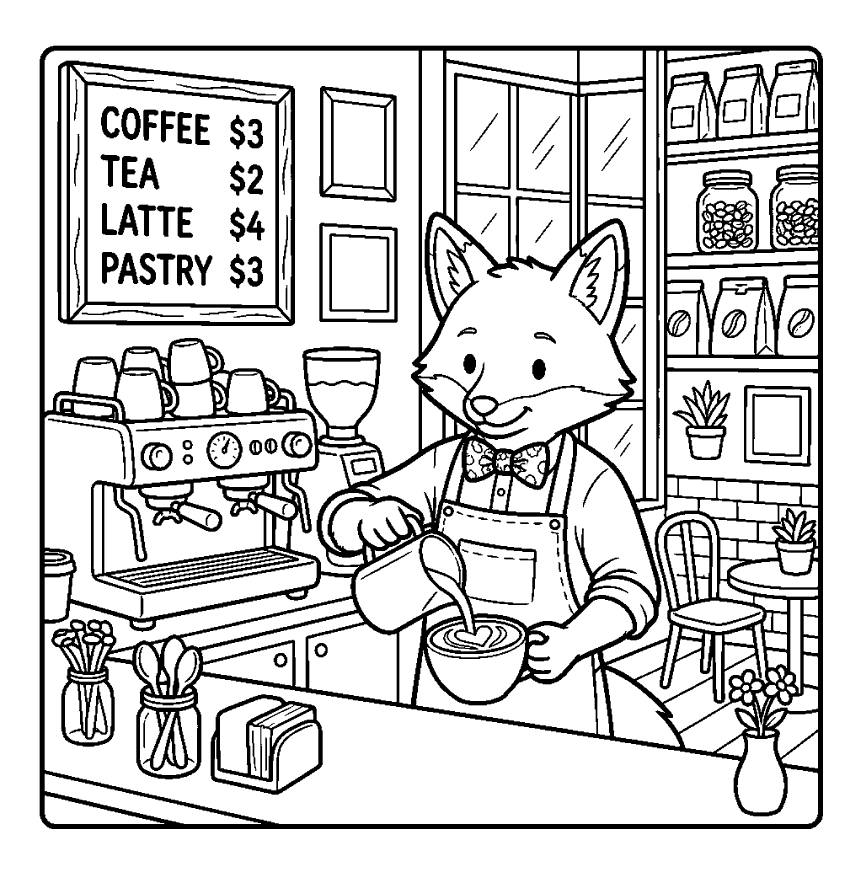
#> input picture assets/main_street/processed/page_02_clean_prompt_clean.png, 2588 x 2625 px (shown at 1/3 size)
$ python finalize_batch_1_strict_pass.py
#> lines starting #> are read from the running program, lines starting #| are printed output that depends on the picture; after the words box and inside, x2 and y2 are one past the last pixel; in counts of white or black regions, pixels touching at a corner belong together
#!/usr/bin/env python3
"""
Finalize Batch 1 with strictly verified parameters:
- Native clean Page 02 (White wooden menu, white outline espresso machine)
- Native clean Page 05 (White wooden sign, white outline waffle iron)
- Page 01, 03, 04 processed with zero solid black and <= 15.00% density.
"""

import sys
import shutil
from pathlib import Path
import cv2
import numpy as np
from PIL import Image, ImageDraw, ImageFont

WORKSPACE_ROOT = Path(__file__).resolve().parent.parent
PROCESSED_DIR = WORKSPACE_ROOT / "assets" / "main_street" / "processed"
PUBLIC_DIR = WORKSPACE_ROOT / "public" / "assets" / "main_street"
APPROVAL_DIR = WORKSPACE_ROOT / "assets" / "main_street"
ARTIFACT_DIR = Path(r"C:\Users\Chau\.gemini\antigravity\brain\674909f7-e452-4364-a9b3-88ff0fbdeb5d")


def process_strictly(img_path: Path, out_path: Path, max_radius: float = 3.0, max_density: float = 14.80):
#> called with max_radius = 3, max_density = 14.8
    img = cv2.imread(str(img_path), cv2.IMREAD_GRAYSCALE)
#> img: shape (2625, 2588); 81.4% white; 144 black regions (5 under 20 px), largest, box (x1, y1, x2, y2) and area: (119, 137, 2469, 2487) 957073, (172, 182, 885, 978) 69783, (632, 2083, 968, 2384) 26010
    _, binary = cv2.threshold(img, 180, 255, cv2.THRESH_BINARY)
    black_mask = (binary == 0).astype(np.uint8)

    # Hollow out thick fills
    dist = cv2.distanceTransform(black_mask, cv2.DIST_L2, 5)
    hollow_mask = black_mask.copy()
    hollow_mask[dist > max_radius] = 0
#> hollow_mask: shape (2625, 2588); values 0 (black) and 1 (white), 10.5% white; 396 white regions (5 under 20 px), largest, box (x1, y1, x2, y2) and area: (119, 137, 2469, 2487) 27941, (131, 1721, 2457, 2475) 27504, (1251, 647, 1893, 1355) 27406

    # Remove noise speckles < 8 px
    num_labels, labels, stats, _ = cv2.connectedComponentsWithStats(hollow_mask)
#> labels: shape (2625, 2588) int32; 397 distinct labels, from 0 to 396
#> num_labels = 397; stats = 397 rows, first 6: [0, 0, 2588, 2625, 6079931], [119, 137, 2350, 2350, 27941], [131, 149, 1128, 1267, 17486], [1263, 149, 69, 911, 5843], [1336, 149, 398, 99, 2773], [1736, 149, 195, 99, 1675]
    clean_mask = np.zeros_like(hollow_mask)
    for i in range(1, num_labels):
        if stats[i, cv2.CC_STAT_AREA] >= 8:
            clean_mask[labels == i] = 1

    # Progressive thinning if needed
    cur_rad = max_radius
    density = clean_mask.mean() * 100
#> density = 10.5
    while density > max_density and cur_rad > 1.4:
        cur_rad -= 0.2
        d_tmp = cv2.distanceTransform(clean_mask, cv2.DIST_L2, 5)
        clean_mask[d_tmp > cur_rad] = 0
        density = clean_mask.mean() * 100
#> this loop made 0 passes
#> after the loop, cur_rad = 3

    result = np.full_like(img, 255)
    result[clean_mask == 1] = 0

    final_density = float((result < 128).mean() * 100)
    final_dist = cv2.distanceTransform((result < 128).astype(np.uint8), cv2.DIST_L2, 5)
    final_max_rad = float(final_dist.max())

    cv2.imwrite(str(out_path), result)
    return final_density, final_max_rad


def main():
    # 1. Update Page 02 from native clean prompt
    p2_source = PROCESSED_DIR / "page_02_clean_prompt_clean.png"
    p2_target = PROCESSED_DIR / "page_02_clean.png"
    d2, r2 = process_strictly(p2_source, p2_target, max_radius=3.0)
    print(f"Page 02 (New Native): Density = {d2:.2f}% | Max Radius = {r2:.1f}px")

    # 2. Update Page 05 from native clean prompt
    p5_source = PROCESSED_DIR / "page_05_clean_prompt_clean.png"
    p5_target = PROCESSED_DIR / "page_05_clean.png"
    d5, r5 = process_strictly(p5_source, p5_target, max_radius=3.0)
#> call 2 of process_strictly, with max_radius = 3, max_density = 14.8
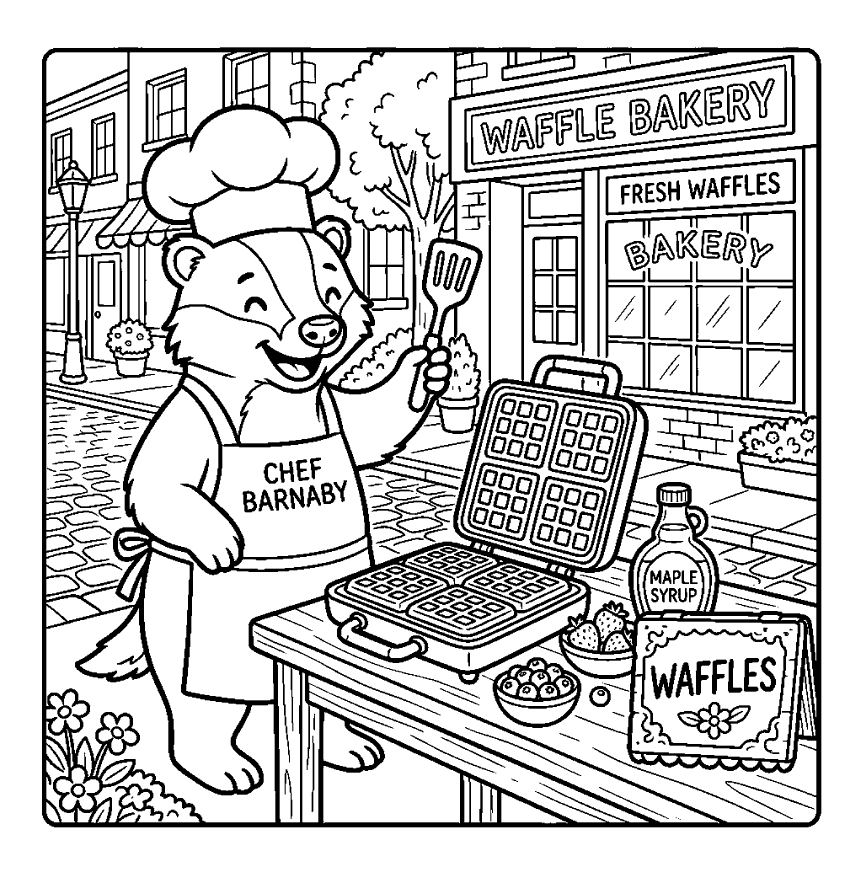
#> input picture assets/main_street/processed/page_05_clean_prompt_clean.png, 2588 x 2625 px (shown at 1/3 size)
#> in process_strictly (call 2), `img = cv2.imread(str(img_path), cv2.IMREAD_GRAYSCALE)`: img: shape (2625, 2588); 79.3% white; 364 black regions (13 under 20 px), largest, box (x1, y1, x2, y2) and area: (126, 142, 2464, 2482) 955534, (1815, 630, 2388, 1213) 38839, (1392, 165, 2386, 518) 22961
#> in process_strictly (call 2), `hollow_mask[dist > max_radius] = 0`: hollow_mask: shape (2625, 2588); values 0 (black) and 1 (white), 13.1% white; 536 white regions (13 under 20 px), largest, box (x1, y1, x2, y2) and area: (136, 212, 830, 2470) 78272, (1074, 440, 2452, 1697) 46434, (929, 154, 1365, 1171) 32340
#> in process_strictly (call 2), `num_labels, labels, stats, _ = cv2.connectedComponentsWithStats(hollow..`: labels: shape (2625, 2588) int32; 537 distinct labels, from 0 to 536
#> in process_strictly (call 2), `num_labels, labels, stats, _ = cv2.connectedComponentsWithStats(hollow..`: num_labels = 537; stats = 537 rows, first 6: [0, 0, 2588, 2625, 5903977], [126, 142, 2338, 2340, 27853], [136, 154, 249, 158, 2120], [386, 154, 421, 398, 16858], [808, 154, 312, 211, 5900], [929, 154, 436, 1017, 32340]
#> in process_strictly (call 2), `density = clean_mask.mean() * 100`: density = 13.09
#> after the loop in process_strictly (call 2), `while density > max_density and cur_rad > 1.4:`: cur_rad = 3
    print(f"Page 05 (New Native): Density = {d5:.2f}% | Max Radius = {r5:.1f}px")

    # 3. Check Pages 01, 03, 04
    p1_target = PROCESSED_DIR / "page_01_clean.png"
    d1, r1 = process_strictly(p1_target, p1_target, max_radius=3.0)
#> call 3 of process_strictly, with max_radius = 3, max_density = 14.8
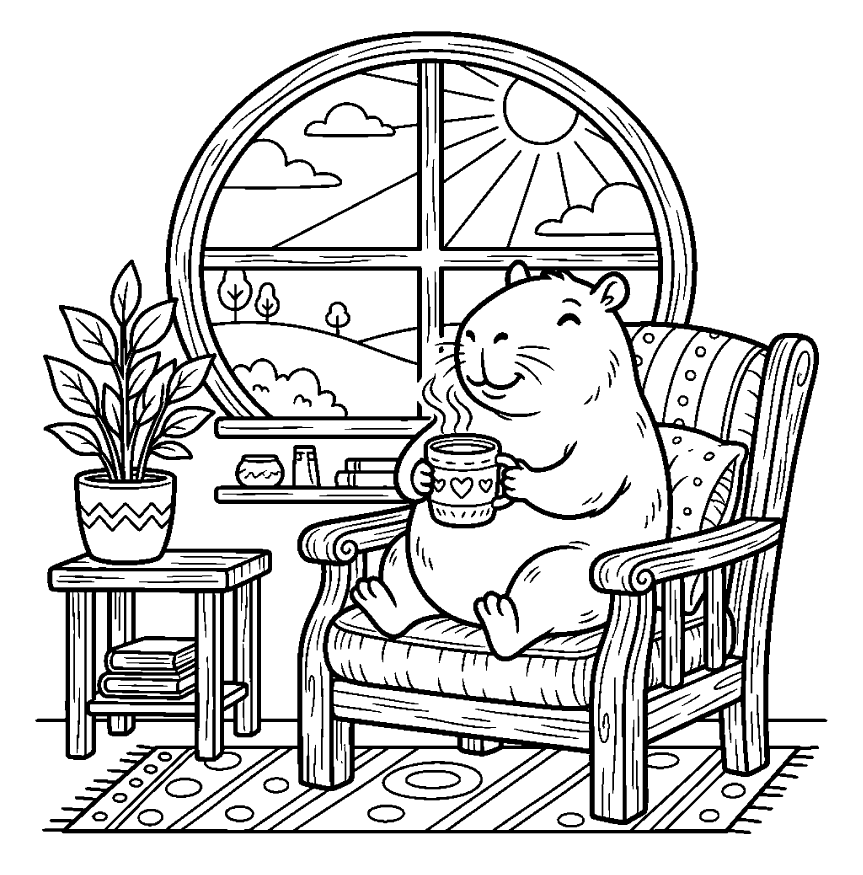
#> input picture assets/processed/page_01_clean.png, 2588 x 2625 px, found by its file name (shown at 1/3 size)
#> in process_strictly (call 3), `img = cv2.imread(str(img_path), cv2.IMREAD_GRAYSCALE)`: img: shape (2625, 2588); 83.2% white; 149 black regions (1 under 20 px), largest, box (x1, y1, x2, y2) and area: (106, 94, 2482, 2502) 1018706, (1145, 2283, 1448, 2401) 5388, (1289, 1317, 1486, 1365) 4461
#> in process_strictly (call 3), `hollow_mask[dist > max_radius] = 0`: hollow_mask: shape (2625, 2588); values 0 (black) and 1 (white), 9.6% white; 302 white regions (1 under 20 px), largest, box (x1, y1, x2, y2) and area: (609, 187, 2007, 1972) 53812, (106, 94, 2482, 2502) 43602, (507, 106, 2081, 1252) 35854
#> in process_strictly (call 3), `num_labels, labels, stats, _ = cv2.connectedComponentsWithStats(hollow..`:
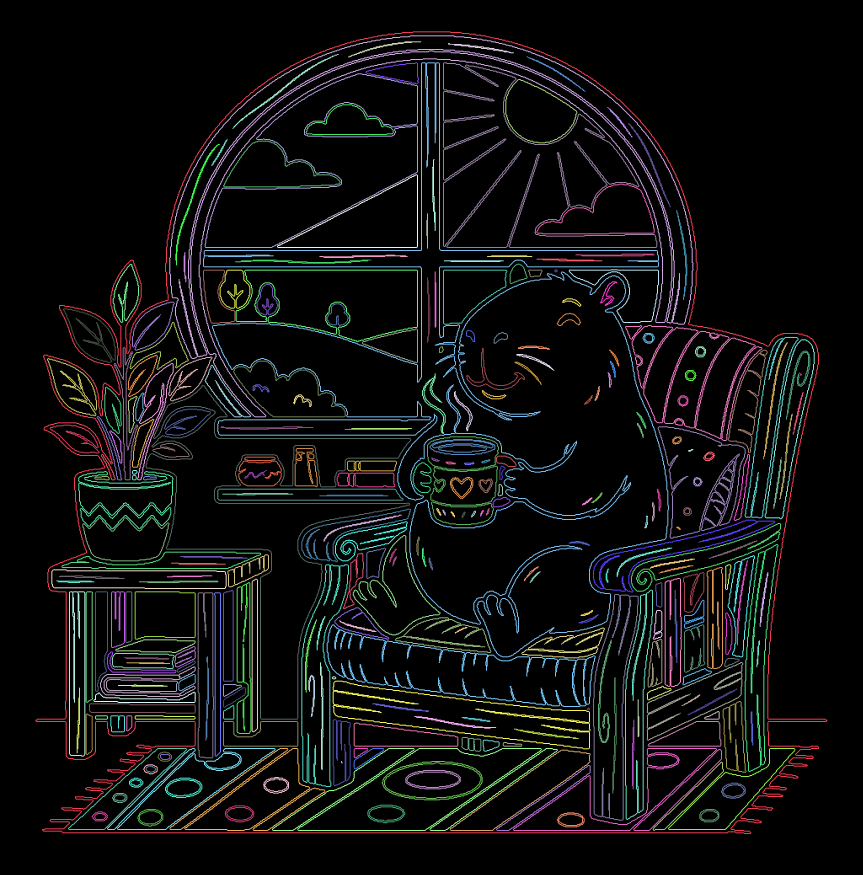
#> labels: shape (2625, 2588) int32 (shown at 1/3 size); 303 distinct labels, from 0 to 302; one colour per label, 0 black
#> in process_strictly (call 3), `num_labels, labels, stats, _ = cv2.connectedComponentsWithStats(hollow..`: num_labels = 303; stats = 303 rows, first 6: [0, 0, 2588, 2625, 6144713], [106, 94, 2376, 2408, 43602], [507, 106, 1574, 1146, 35854], [1044, 124, 220, 48, 1012], [1344, 129, 198, 31, 975], [697, 162, 319, 225, 1864]
#> in process_strictly (call 3), `density = clean_mask.mean() * 100`: density = 9.55
#> after the loop in process_strictly (call 3), `while density > max_density and cur_rad > 1.4:`: cur_rad = 3
    print(f"Page 01: Density = {d1:.2f}% | Max Radius = {r1:.1f}px")

    p3_target = PROCESSED_DIR / "page_03_clean.png"
    d3, r3 = process_strictly(p3_target, p3_target, max_radius=3.0)
#> call 4 of process_strictly, with max_radius = 3, max_density = 14.8
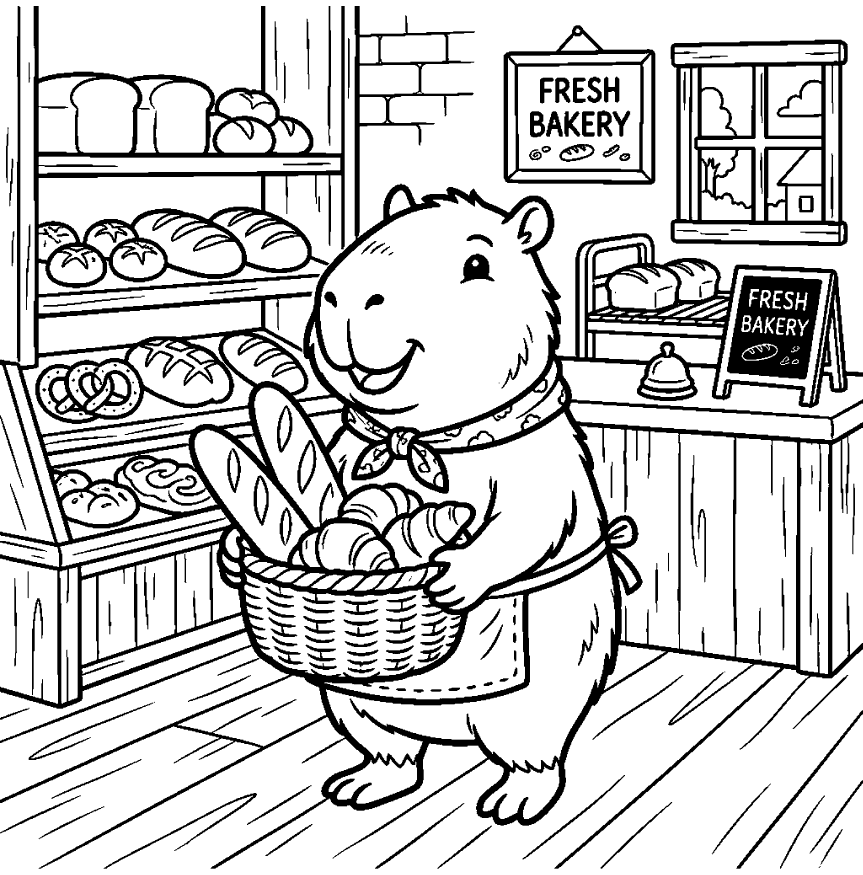
#> input picture assets/processed/page_03_clean.png, 2588 x 2625 px, found by its file name (shown at 1/3 size)
#> in process_strictly (call 4), `img = cv2.imread(str(img_path), cv2.IMREAD_GRAYSCALE)`: img: shape (2625, 2588); 80.5% white; 208 black regions (7 under 20 px), largest, box (x1, y1, x2, y2) and area: (0, 18, 2588, 2606) 953358, (2012, 119, 2543, 738) 89242, (2181, 827, 2467, 1138) 57866
#> in process_strictly (call 4), `hollow_mask[dist > max_radius] = 0`: hollow_mask: shape (2625, 2588); values 0 (black) and 1 (white), 10% white; 368 white regions (7 under 20 px), largest, box (x1, y1, x2, y2) and area: (0, 18, 2588, 1201) 55241, (0, 1893, 2588, 2606) 50455, (1736, 1273, 2394, 2000) 21577
#> in process_strictly (call 4), `num_labels, labels, stats, _ = cv2.connectedComponentsWithStats(hollow..`:
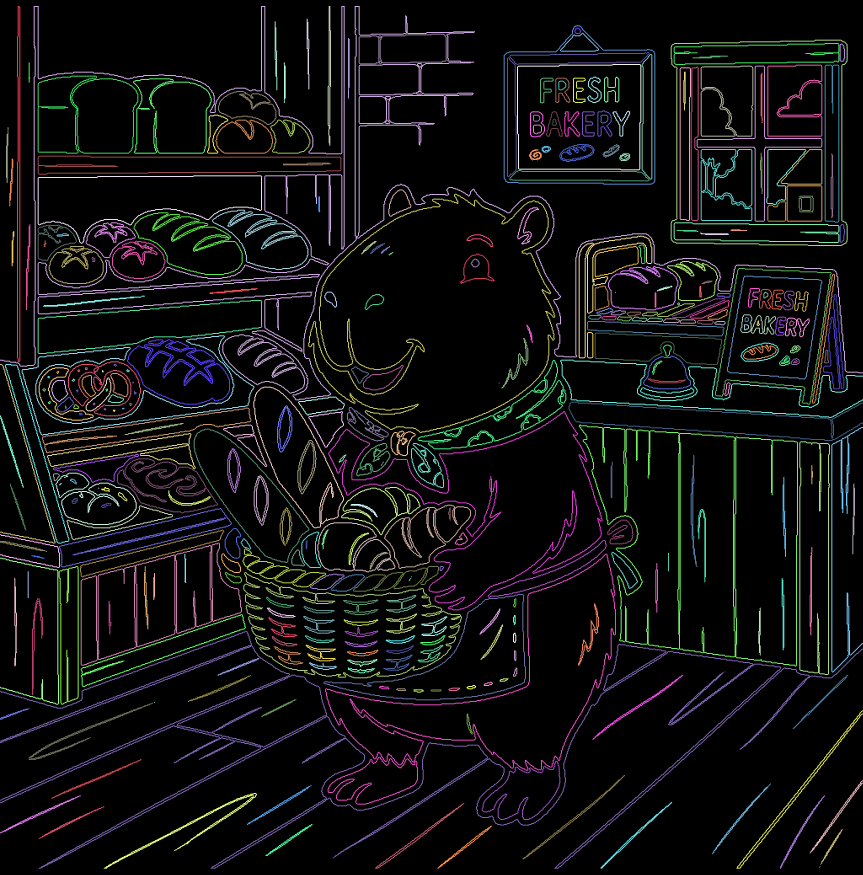
#> labels: shape (2625, 2588) int32 (shown at 1/3 size); 369 distinct labels, from 0 to 368; one colour per label, 0 black
#> in process_strictly (call 4), `num_labels, labels, stats, _ = cv2.connectedComponentsWithStats(hollow..`: num_labels = 369; stats = 369 rows, first 6: [0, 0, 2588, 2625, 6117347], [50, 18, 11, 1069, 6419], [0, 18, 2588, 1183, 55241], [983, 18, 10, 420, 2334], [920, 56, 8, 212, 914], [824, 64, 8, 207, 945]
#> in process_strictly (call 4), `density = clean_mask.mean() * 100`: density = 9.95
#> after the loop in process_strictly (call 4), `while density > max_density and cur_rad > 1.4:`: cur_rad = 3
#> in process_strictly (call 4), `cv2.imwrite(str(out_path), result)`:
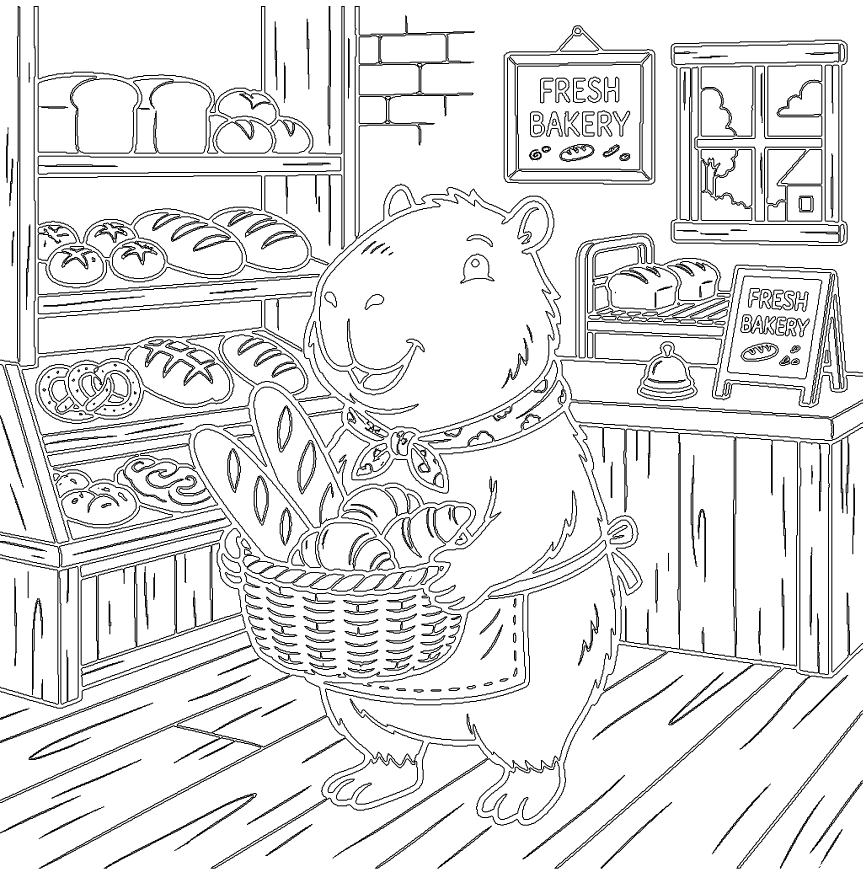
#> saved as page_03_clean.png: shape (2625, 2588) (shown at 1/3 size); 90% white; 365 black regions (4 under 20 px), largest, box (x1, y1, x2, y2) and area: (0, 18, 2588, 1201) 55241, (0, 1893, 2588, 2606) 50455, (1736, 1273, 2394, 2000) 21577
    print(f"Page 03: Density = {d3:.2f}% | Max Radius = {r3:.1f}px")

    p4_target = PROCESSED_DIR / "page_04_clean.png"
    d4, r4 = process_strictly(p4_target, p4_target, max_radius=2.6)
    print(f"Page 04: Density = {d4:.2f}% | Max Radius = {r4:.1f}px")

    metrics = [
        (1, d1, r1),
        (2, d2, r2),
        (3, d3, r3),
        (4, d4, r4),
        (5, d5, r5)
    ]

    # Copy all to public and artifact dirs
    for p, d, r in metrics:
        src = PROCESSED_DIR / f"page_{p:02d}_clean.png"
        shutil.copy2(src, PUBLIC_DIR / f"page_{p:02d}_clean.png")
        shutil.copy2(src, ARTIFACT_DIR / f"page_{p:02d}_clean.png")

    # Build Approval Sheet
    build_composite_approval_sheet(metrics)


# [64 lines left out: function build_composite_approval_sheet, not called in this run]


if __name__ == "__main__":
#> (the run stopped early here; a loop or call above may not have finished)
